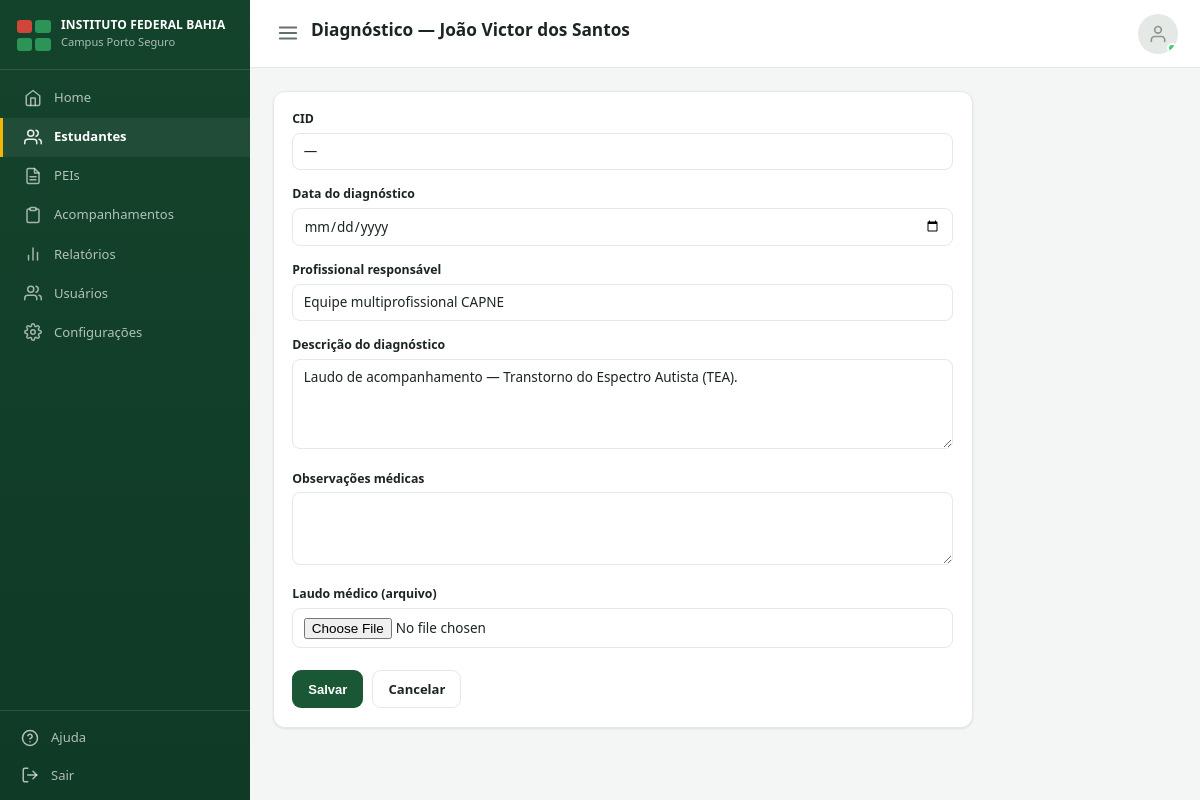
Page /estudantes/1/diagnostico/ (signed in) on the committed database.
### estudantes/models.py (models this page shows, shortened)
class Estudante(models.Model):
    class Necessidade(models.TextChoices):
        DEFICIENCIA_INTELECTUAL = 'deficiencia_intelectual', 'Deficiência Intelectual'
        DEFICIENCIA_FISICA = 'deficiencia_fisica', 'Deficiência Física'
        BAIXA_VISAO = 'baixa_visao', 'Baixa Visão'
        CEGUEIRA = 'cegueira', 'Cegueira'
        SURDEZ = 'surdez', 'Surdez/Deficiência Auditiva'
        TEA = 'tea', 'Transtorno do Espectro Autista (TEA)'
        TDAH = 'tdah', 'TDAH'
        ALTAS_HABILIDADES = 'altas_habilidades', 'Altas Habilidades/Superdotação'
        OUTROS = 'outros', 'Outros'
    nome_completo = models.CharField('Nome completo', max_length=150)
    data_nascimento = models.DateField('Data de nascimento', null=True, blank=True)
    matricula = models.CharField('Matrícula', max_length=30, unique=True)
    curso = models.CharField('Curso', max_length=150, blank=True)
    turma = models.CharField('Turma', max_length=50, blank=True)
    campus = models.CharField('Campus', max_length=100, default='Porto Seguro')
    telefone = models.CharField('Telefone do estudante', max_length=20, blank=True)
    email = models.EmailField('E-mail do estudante', blank=True)
    responsavel_nome = models.CharField('Nome do responsável', max_length=150, blank=True)
    responsavel_telefone = models.CharField('Telefone do responsável', max_length=20, blank=True)
    foto = models.ImageField('Foto', upload_to='estudantes/fotos/', null=True, blank=True)
    necessidade_especifica = models.CharField(
        'Necessidade específica', max_length=30, choices=Necessidade.choices,
        default=Necessidade.OUTROS,
    )
    descricao_necessidade = models.TextField('Descrição da necessidade', blank=True)
    professor_responsavel = models.ForeignKey(
        settings.AUTH_USER_MODEL, on_delete=models.SET_NULL, null=True, blank=True,
        related_name='estudantes_responsavel', verbose_name='Professor(a) AEE responsável',
    )
    ativo = models.BooleanField('Ativo', default=True)
    criado_por = models.ForeignKey(
        settings.AUTH_USER_MODEL, on_delete=models.SET_NULL, null=True, blank=True,
        related_name='estudantes_cadastrados',
    )
    criado_em = models.DateTimeField(auto_now_add=True)
    atualizado_em = models.DateTimeField(auto_now=True)
    class Meta:
        verbose_name = 'Estudante'
        verbose_name_plural = 'Estudantes'
        ordering = ['nome_completo']

class Diagnostico(models.Model):
    estudante = models.OneToOneField(
        Estudante, on_delete=models.CASCADE, related_name='diagnostico',
    )
    cid = models.CharField('CID', max_length=20, blank=True)
    data_diagnostico = models.DateField('Data do diagnóstico', null=True, blank=True)
    profissional_responsavel = models.CharField('Profissional responsável', max_length=150, blank=True)
    descricao = models.TextField('Descrição do diagnóstico', blank=True)
    observacoes = models.TextField('Observações médicas', blank=True)
    laudo_medico = models.FileField('Laudo médico (arquivo)', upload_to='estudantes/laudos/', null=True, blank=True)
    atualizado_em = models.DateTimeField(auto_now=True)
    class Meta:
        verbose_name = 'Diagnóstico'
        verbose_name_plural = 'Diagnósticos'

### estudantes/views.py (the view)
# urls.py: path('<int:pk>/diagnostico/', views.diagnostico_update, name='diagnostico_update'),
@coordenacao_required
def diagnostico_update(request, pk):
    estudante = get_object_or_404(Estudante, pk=pk)
    instance = getattr(estudante, 'diagnostico', None)
    if request.method == 'POST':
        form = DiagnosticoForm(request.POST, request.FILES, instance=instance)
        if form.is_valid():
            diagnostico = form.save(commit=False)
            diagnostico.estudante = estudante
            diagnostico.save()
            messages.success(request, 'Diagnóstico atualizado.')
            return redirect(f"/estudantes/{pk}/?tab=diagnostico")
    else:
        form = DiagnosticoForm(instance=instance)
    return render(request, 'estudantes/subform.html', {
        'form': form, 'estudante': estudante, 'titulo': 'Diagnóstico', 'tab': 'diagnostico',
    })

### estudantes/forms.py
class DiagnosticoForm(forms.ModelForm):
    class Meta:
        model = Diagnostico
        fields = ['cid', 'data_diagnostico', 'profissional_responsavel', 'descricao', 'observacoes', 'laudo_medico']
        widgets = {
            'cid': forms.TextInput(attrs={'class': INPUT}),
            'data_diagnostico': forms.DateInput(attrs={'class': INPUT, 'type': 'date'}, format='%Y-%m-%d'),
            'profissional_responsavel': forms.TextInput(attrs={'class': INPUT}),
            'descricao': forms.Textarea(attrs={'class': INPUT, 'rows': 4}),
            'observacoes': forms.Textarea(attrs={'class': INPUT, 'rows': 3}),
            'laudo_medico': forms.ClearableFileInput(attrs={'class': INPUT}),
        }

### accounts/models.py (called while the page is built)
    @property
    def is_coordenacao(self):
        return self.perfil == self.Perfil.COORDENACAO

### dashboard/templatetags/icons.py (called while the page is built)
@register.simple_tag
def icon(name, size=18, css_class=''):
    path = PATHS.get(name, '')
    extra = f' {css_class}' if css_class else ''
    return mark_safe(
        f'<svg xmlns="http://www.w3.org/2000/svg" width="{size}" height="{size}" viewBox="0 0 24 24" '
        f'fill="none" stroke="currentColor" stroke-width="2" stroke-linecap="round" '
        f'stroke-linejoin="round" class="icon-svg{extra}">{path}</svg>'
    )

### templates/estudantes/subform.html (shortened to what this page needs)
{% extends 'base.html' %}
{% block page_title %}{{ titulo }} — {{ estudante.nome_completo }}{% endblock %}
{% block content %}
<div class="card" style="max-width:700px">
  <form method="post" enctype="multipart/form-data">
    {% for field in form %}
    <div class="form-group">
      <label for="{{ field.id_for_label }}">{{ field.label }}</label>
      {{ field }}
    </div>
    {% endfor %}
    <div class="form-actions">
      <button type="submit" class="btn">Salvar</button>
      <a class="btn btn-outline" href="{% url 'estudantes:detail' estudante.pk %}?tab={{ tab }}">Cancelar</a>
    </div>
  </form>
</div>
{% endblock %}

### static/css/style.css (style rules this page uses)
:root { --verde-900: #0f3a26; --verde-800: #14432b; --verde-700: #1a5734; --verde-600: #227a45; --verde-500: #2d9457; --verde-100: #e6f4ec; --verde-50: #f2faf5; --roxo: #7c6fe0; --amarelo: #f2b705; --azul: #3b82c4; --cinza-cat: #a2ada7; --bg: #f3f6f4; --card-bg: #ffffff; --text: #1c2621; --text-muted: #647169; --border: #e3e9e5; --danger: #d1453b; --danger-bg: #fbe9e7; --warning: #b8860b; --warning-bg: #fff6e0; --sucesso: #1a5734; --sucesso-bg: #e6f4ec; --radius: 12px; --shadow: 0 1px 2px rgba(15, 58, 38, 0.05), 0 1px 3px rgba(15, 58, 38, 0.05); --sidebar-w: 250px; --laranja: #d98a1f; --laranja-bg: #fdf1e0; }
* { box-sizing: border-box; }
.icon-svg { display: inline-block; vertical-align: middle; flex-shrink: 0; }
.btn .icon-svg, .quick-link .icon-svg, .topbar-profile .icon-svg { display: block; }
html, body { margin: 0; padding: 0; background: var(--bg); color: var(--text); font-family: "Segoe UI", Roboto, -apple-system, BlinkMacSystemFont, Arial, sans-serif; font-size: 15px; line-height: 1.5; }
a { color: var(--verde-700); text-decoration: none; }
.sidebar-nav a .icon-svg { flex-shrink: 0; opacity: .9; }
.card { background: var(--card-bg); border: 1px solid var(--border); border-radius: var(--radius); box-shadow: var(--shadow); padding: 1.25rem; }
.btn { display: inline-flex; align-items: center; gap: .4rem; padding: .55rem 1rem; border-radius: 9px; border: 1px solid transparent; font-size: .87rem; font-weight: 600; cursor: pointer; text-decoration: none; background: var(--verde-700); color: #fff; }
.btn-outline { background: transparent; border-color: var(--border); color: var(--text); }
label { display: block; font-size: .82rem; font-weight: 600; margin-bottom: .3rem; color: var(--text); }
.form-control { width: 100%; padding: .55rem .7rem; border: 1px solid var(--border); border-radius: 8px; font-size: .9rem; background: #fff; color: var(--text); font-family: inherit; }
textarea.form-control { resize: vertical; }
.form-group { margin-bottom: 1rem; }
.form-actions { display: flex; gap: .6rem; margin-top: 1.5rem; }

### rows in the picture
Estudante: nome_completo "João Victor dos Santos"
Diagnostico: form "—" "Equipe multiprofissional CAPNE" "Laudo de acompanhamento — Transtorno do Espectro Autista (TEA)."

### other values in the picture
{{ titulo }} "Diagnóstico"
{{ field.label }} "CID" "Data do diagnóstico" "Profissional responsável" "Descrição do diagnóstico" "Observações médicas" "Laudo médico (arquivo)"
